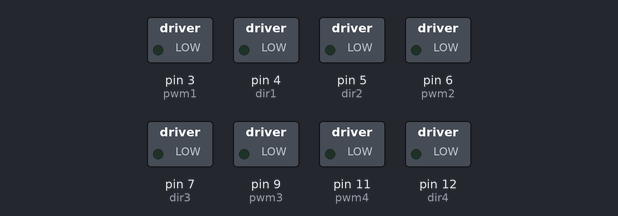
Simulated run of this sketch. Board: Arduino Uno, built with avr-gcc and run on an emulated ATmega328P. On the bench: switched loads named in the sketch (green lamp = pin HIGH).

Above: at 0.05 s.
At 5.65 s:
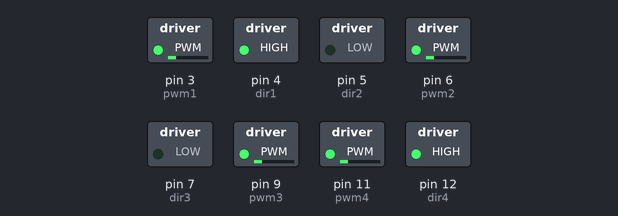
At 11.25 s:
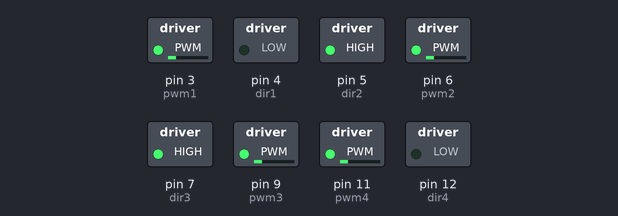
At 22.45 s:
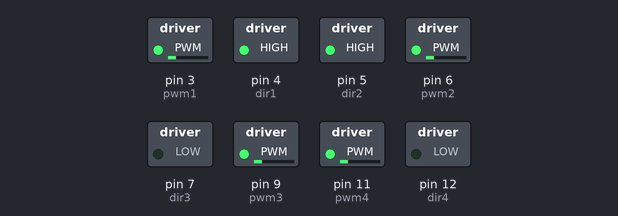
At 33.65 s:
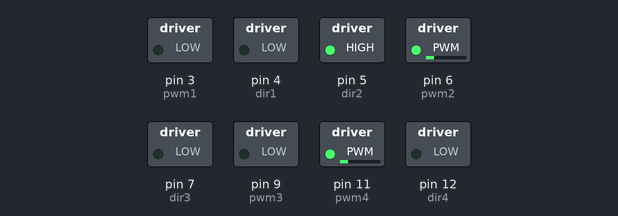
At 44.85 s:
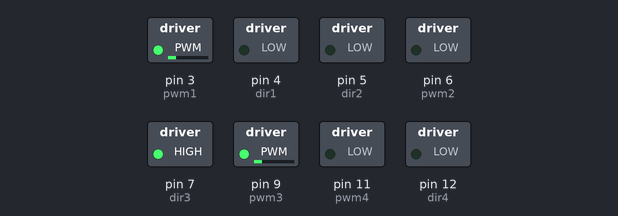
Timing chart, 0 to 58.5 s (numbered marks = the images above):
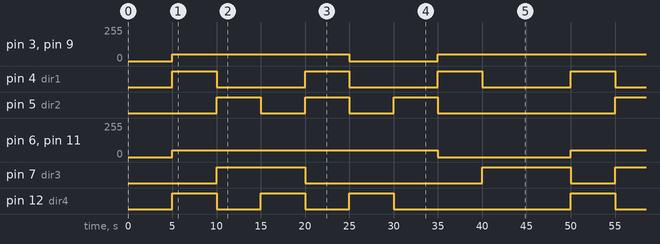

Measured:
- by itself, pin 3 (pwm1), pin 9 (pwm3): repeats every 45.0 s: 0/255 10.0 s, 50/255 35.0 s
- by itself, pin 4 (dir1): alternates HIGH for 5.0 s and LOW for 10.0 s
- by itself, pin 5 (dir2), pin 12 (dir4): repeats every 45.0 s: 2 × (LOW 5.0 s, HIGH 5.0 s), LOW 20.0 s, HIGH 5.0 s
- by itself, pin 6 (pwm2), pin 11 (pwm4): alternates 50/255 for 30.0 s and 0/255 for 15.0 s
- by itself, pin 7 (dir3): repeats every 45.0 s: LOW 20.0 s, HIGH 10.0 s, LOW 5.0 s, HIGH 10.0 s

The sketch:

machnum_wheels.ino
```cpp
int dir1=4;
int pwm1=3;

int dir2=5;
int pwm2=6;

int dir3=7;
int pwm3=9;

int dir4=12;
int pwm4=11;

int i=50;

void setup()
{
    pinMode(dir1,OUTPUT);
    pinMode(pwm1,OUTPUT);
    pinMode(dir2,OUTPUT);
    pinMode(pwm2,OUTPUT);
    pinMode(dir3,OUTPUT);
    pinMode(pwm3,OUTPUT);
    pinMode(dir4,OUTPUT);
    pinMode(pwm4,OUTPUT);
}


void loop()
{
    delay(5000);
    forward();
    delay(5000);

    backward();
    delay(5000);

    rightshift();
    delay(5000);

    leftshift();
    delay(5000);

    diagonalrightfront();
    delay(5000);

    diagonalrightback();
    delay(5000);

    diagonalleftfront();
    delay(5000);

    diagonalleftback();
    delay(5000);

}


void forward()
{
    digitalWrite(dir1,HIGH);
    analogWrite(pwm1,i);
    digitalWrite(dir2,LOW);
    analogWrite(pwm2,i);
    digitalWrite(dir3,LOW);
    analogWrite(pwm3,i);
    digitalWrite(dir4,HIGH);
    analogWrite(pwm4,i);

}

void backward()
{
    digitalWrite(dir1,LOW);
    analogWrite(pwm1,i);
    digitalWrite(dir2,HIGH);
    analogWrite(pwm2,i);
    digitalWrite(dir3,HIGH);
    analogWrite(pwm3,i);
    digitalWrite(dir4,LOW);
    analogWrite(pwm4,i);

}

void rightshift()
{
    digitalWrite(dir1,LOW);
    analogWrite(pwm1,i);
    digitalWrite(dir2,LOW);
    analogWrite(pwm2,i);
    digitalWrite(dir3,HIGH);
    analogWrite(pwm3,i);
    digitalWrite(dir4,HIGH);
    analogWrite(pwm4,i);
}

void leftshift()
{
    digitalWrite(dir1,HIGH);
    analogWrite(pwm1,i);
    digitalWrite(dir2,HIGH);
    analogWrite(pwm2,i);
    digitalWrite(dir3,LOW);
    analogWrite(pwm3,i);
    digitalWrite(dir4,LOW);
    analogWrite(pwm4,i);
}

void diagonalrightfront()
{
    digitalWrite(dir1,LOW);
    analogWrite(pwm1,0);
    digitalWrite(dir2,LOW);
    analogWrite(pwm2,i);
    digitalWrite(dir3,LOW);
    analogWrite(pwm3,0);
    digitalWrite(dir4,HIGH);
    analogWrite(pwm4,i);
}

void diagonalrightback()
{
    digitalWrite(dir1,LOW);
    analogWrite(pwm1,0);
    digitalWrite(dir2,HIGH);
    analogWrite(pwm2,i);
    digitalWrite(dir3,LOW);
    analogWrite(pwm3,0);
    digitalWrite(dir4,LOW);
    analogWrite(pwm4,i);
}


void diagonalleftfront()
{
    digitalWrite(dir1,HIGH);
    analogWrite(pwm1,i);
    digitalWrite(dir2,LOW);
    analogWrite(pwm2,0);
    digitalWrite(dir3,LOW);
    analogWrite(pwm3,i);
    digitalWrite(dir4,LOW);
    analogWrite(pwm4,0);
}

void diagonalleftback()
{
    digitalWrite(dir1,LOW);
    analogWrite(pwm1,i);
    digitalWrite(dir2,LOW);
    analogWrite(pwm2,0);
    digitalWrite(dir3,HIGH);
    analogWrite(pwm3,i);
    digitalWrite(dir4,LOW);
    analogWrite(pwm4,0);
}
```
